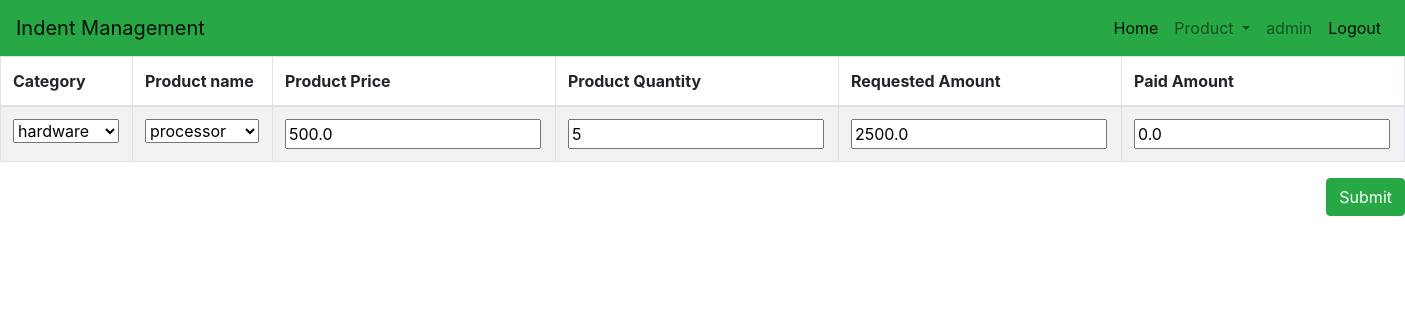
The app's page /update/59 (signed in) with its own data.
### indentapp/models.py (models this page shows, shortened)
class Indent(models.Model):
    user = models.ForeignKey(Profile, on_delete=models.CASCADE)
    category = models.ForeignKey(Category, on_delete=models.CASCADE)
    product = models.ForeignKey(Product, on_delete=models.CASCADE)
    product_price = models.FloatField(blank=True)
    product_quantity = models.IntegerField(null=True)
    requested_amount = models.FloatField(null=False, blank=True, default=0)
    paid_amount = models.FloatField(null=True, default=0)
    balance = models.FloatField(null=True, default=0)

### indentapp/views.py (the view)
# urls.py: path('update/<int:id>', views.updateVoucher, name="update"),
def updateVoucher(request, id, false=None):
    indent = get_object_or_404(Indent, pk=id)
    form = ProductVoucherForm(request.POST or None, instance=indent)
    if form.is_valid():
        indent = form.save(commit=false)
        indent.save()
        return redirect('voucher')
    else:
        context = {
            'form': form
        }
    return render(request, 'update_voucher.html', context)

### indentapp/forms.py
class ProductVoucherForm(forms.ModelForm):
    requested_amount = forms.FloatField(required=False)
    paid_amount = forms.FloatField(required=False)
    balance = forms.FloatField(required=False)
    class Meta:
        model = Indent
        fields = ['user', 'category', 'product', 'product_price', 'product_quantity', 'requested_amount', 'paid_amount',
                  'balance']

### indentapp/models.py (called while the page is built)
    def __str__(self):
        return self.category_name

    def __str__(self):
        return self.product_name

### templates/update_voucher.html (shortened to what this page needs)
{% extends 'index.html' %}
{% block content %}
<head>
    <link rel="stylesheet" href="https://stackpath.bootstrapcdn.com/bootstrap/4.2.1/css/bootstrap.min.css"
>
    <link rel="stylesheet" href="https://use.fontawesome.com/releases/v5.6.3/css/all.css"
>
    <link rel="stylesheet" href="https://unpkg.com/bootstrap-table@1.15.4/dist/bootstrap-table.min.css">
</head>
<form action="" method="POST">
    <table id="my_table_1" class="table table-bordered table-striped" data-toggle="table" data-sort-stable="true">
        <thead>
        <tr>
            <th>Category</th>
            <th>Product name</th>
            <th>Product Price</th>
            <th>Product Quantity</th>
            <th>Requested Amount</th>
            <th>Paid Amount</th>
        </tr>
        </thead>
        <tbody>
        <tr>
            <td>{{ form.category }}</td>
            <td>{{ form.product }}</td>
            <td>{{ form.product_price }}</td>
            <td>{{ form.product_quantity }}</td>
            <td>{{ form.requested_amount }}</td>
            <td>{{ form.paid_amount }}</td>
        </tr>
        </tbody>
    </table>
    <button type="submit" class="btn btn-success" style="float:right">Submit</button>
</form>
{% endblock content %}

### templates/index.html (shortened to what this page needs)
<!doctype html>
<html lang="en">
<head>
    <link rel="stylesheet" href="https://stackpath.bootstrapcdn.com/bootstrap/4.1.3/css/bootstrap.min.css"
>
</head>
<body>
<nav class="navbar navbar-expand-lg navbar-light bg-success">
    <a class="navbar-brand" href="/index">Indent Management</a>
    <div class="collapse navbar-collapse" id="navbarNavAltMarkup">
        <div class="navbar-nav ml-auto">
            {% if user.is_authenticated %}
            <a class="nav-item nav-link active" href="/product/voucher">Home <span class="sr-only">(current)</span></a>
             <li class="nav-item dropdown">
        <a class="nav-link dropdown-toggle" href="/index" id="navbarDropdown" role="button" data-toggle="dropdown" aria-haspopup="true" aria-expanded="false">
          Product
        <span class="sr-only">(current)</span></a>
      </li>
            <a class="nav-item nav-link" href="">{{user.username}}<span class="sr-only">(current)</span></a>
            <a class="nav-item nav-link active" href="/logout">Logout<span class="sr-only">(current)</span></a>
            {% else %}
            <a class="nav-item nav-link active" href="/login">LogIn<span class="sr-only">(current)</span></a>
            {% endif %}
        </div>
    </div>
</nav>
{% block content %}
{% endblock content %}
</body>
</html>

### records on screen
Indent: category "hardware", product "processor", product_price "500.0", product_quantity "5", requested_amount "2500.0", paid_amount "0.0"

### other values on screen
{{ user.username }} "admin"
